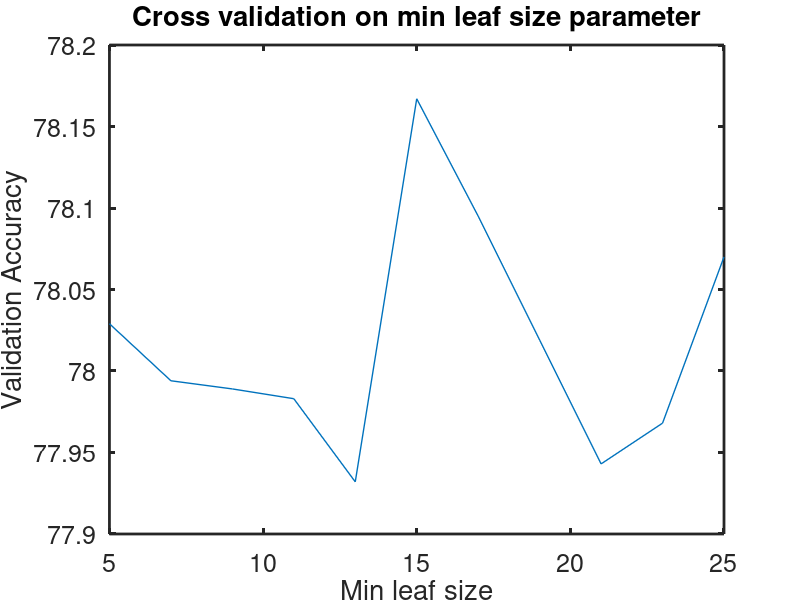
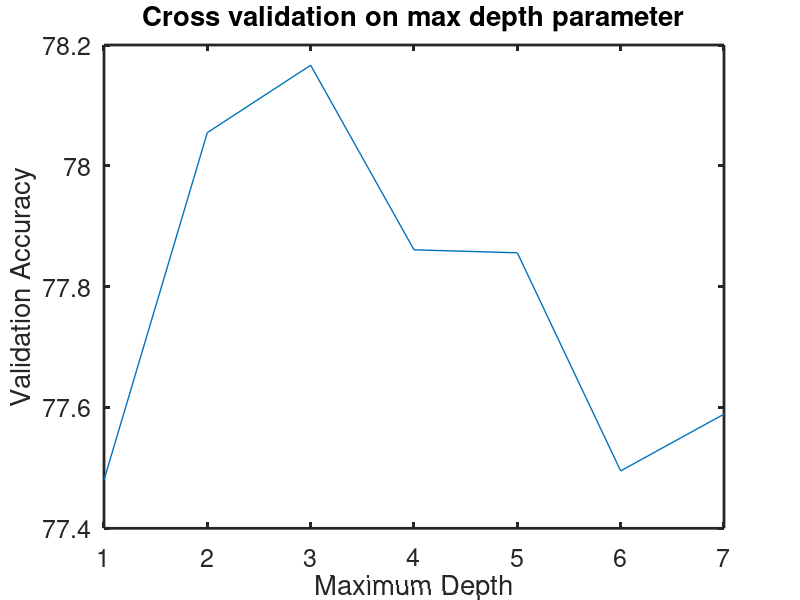
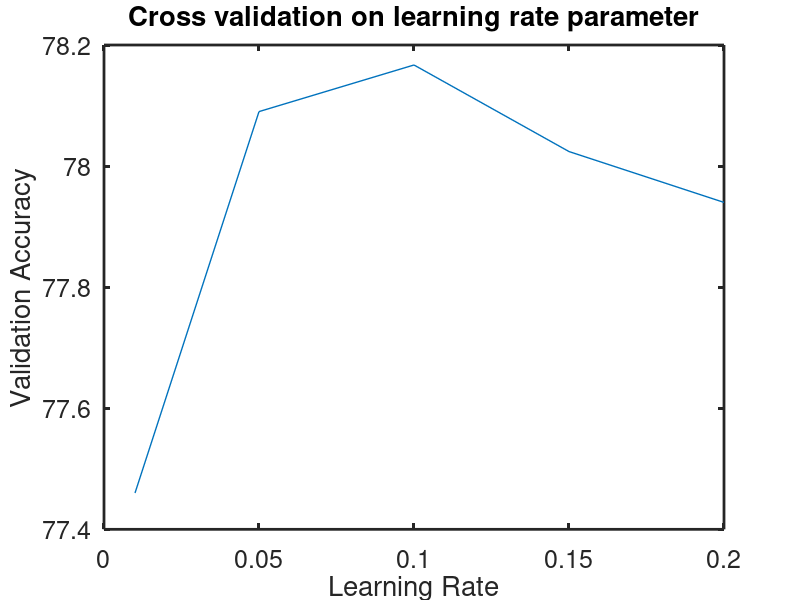
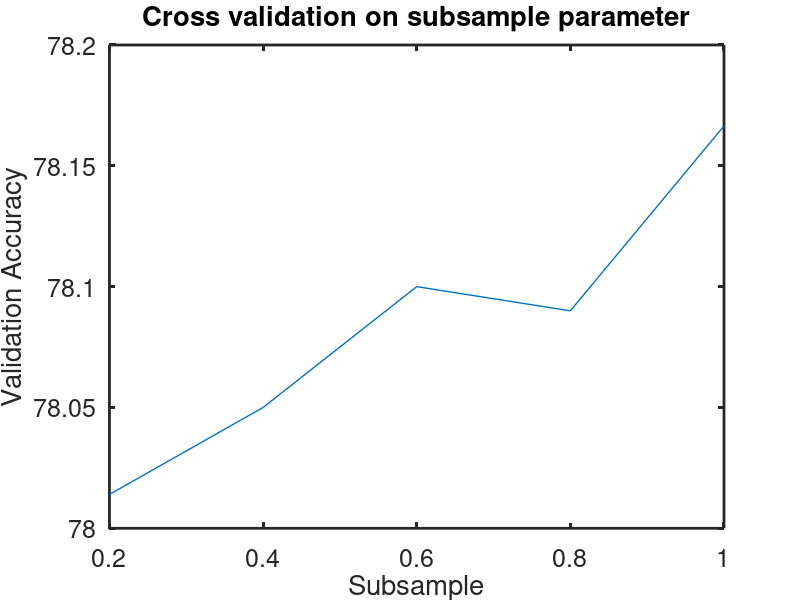

The MATLAB source for these figures, in order:
minleaf= [5, 7, 9, 11, 13, 15, 17, 19, 21, 23, 25];
leaf_val = [78.029, 77.994, 77.989, 77.983, 77.932, 78.167, 78.095, 78.019, 77.943, 77.968, 78.07];

maxheight = [1, 2, 3, 4, 5, 6, 7];
height_val = [77.48, 78.055, 78.1665, 77.861, 77.856, 77.495, 77.589];

learning = [0.01, 0.05, 0.1, 0.15, 0.2];
learning_val = [77.46, 78.09, 78.167, 78.024, 77.94];

subsample = [0.2, 0.4, 0.6, 0.8, 1];
subsample_val = [78.014, 78.05, 78.1, 78.09, 78.1665];

figure(1)
plot(minleaf, leaf_val)
xlabel('Min leaf size')
ylabel('Validation Accuracy')
title('Cross validation on min leaf size parameter')

x = 200; 
y = 200; 
width = 600; 
height = 400; 
set(figure(1), 'Position', [x y width height])
a = findobj(gcf); 
allaxes = findall(a, 'Type', 'axes'); 
alllines = findall(a, 'Type', 'line'); 
set(alllines, 'Linewidth', 1); 
set(allaxes, 'FontName', 'Helvetica', 'LineWidth', 2, ...
    'FontSize', 18, 'box', 'on')

figure(2)
plot(maxheight, height_val)
xlabel('Maximum Depth')
ylabel('Validation Accuracy')
title('Cross validation on max depth parameter')

x = 200; 
y = 200; 
width = 600; 
height = 400; 
set(figure(2), 'Position', [x y width height])
a = findobj(gcf); 
allaxes = findall(a, 'Type', 'axes'); 
alllines = findall(a, 'Type', 'line'); 
set(alllines, 'Linewidth', 1); 
set(allaxes, 'FontName', 'Helvetica', 'LineWidth', 2, ...
    'FontSize', 18, 'box', 'on')

figure(3)
plot(learning, learning_val)
xlabel('Learning Rate')
ylabel('Validation Accuracy')
title('Cross validation on learning rate parameter')

x = 200; 
y = 200; 
width = 600; 
height = 400; 
set(figure(3), 'Position', [x y width height])
a = findobj(gcf); 
allaxes = findall(a, 'Type', 'axes'); 
alllines = findall(a, 'Type', 'line'); 
set(alllines, 'Linewidth', 1); 
set(allaxes, 'FontName', 'Helvetica', 'LineWidth', 2, ...
    'FontSize', 18, 'box', 'on')

figure(4)
plot(subsample, subsample_val)
xlabel('Subsample')
ylabel('Validation Accuracy')
title('Cross validation on subsample parameter')

x = 200; 
y = 200; 
width = 600; 
height = 400; 
set(figure(4), 'Position', [x y width height])
a = findobj(gcf); 
allaxes = findall(a, 'Type', 'axes'); 
alllines = findall(a, 'Type', 'line'); 
set(alllines, 'Linewidth', 1); 
set(allaxes, 'FontName', 'Helvetica', 'LineWidth', 2, ...
    'FontSize', 18, 'box', 'on')